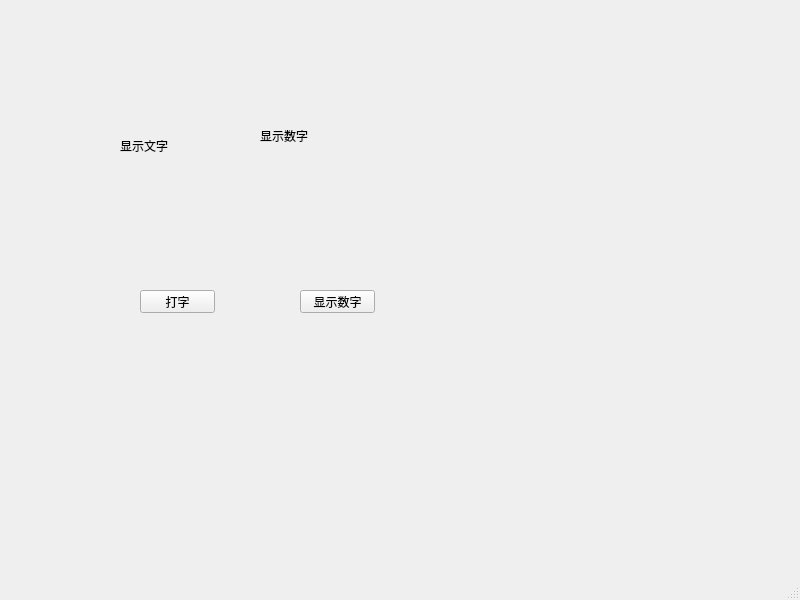
<?xml version="1.0" encoding="UTF-8"?>
<ui version="4.0">
 <class>MainWindow</class>
 <widget class="QMainWindow" name="MainWindow">
  <property name="geometry">
   <rect>
    <x>0</x>
    <y>0</y>
    <width>800</width>
    <height>600</height>
   </rect>
  </property>
  <property name="windowTitle">
   <string>MainWindow</string>
  </property>
  <widget class="QWidget" name="centralwidget">
   <widget class="QPushButton" name="pushButton">
    <property name="geometry">
     <rect>
      <x>140</x>
      <y>290</y>
      <width>75</width>
      <height>23</height>
     </rect>
    </property>
    <property name="text">
     <string>打字</string>
    </property>
   </widget>
   <widget class="QPushButton" name="pushButton_2">
    <property name="geometry">
     <rect>
      <x>300</x>
      <y>290</y>
      <width>75</width>
      <height>23</height>
     </rect>
    </property>
    <property name="text">
     <string>显示数字</string>
    </property>
   </widget>
   <widget class="QLabel" name="label">
    <property name="geometry">
     <rect>
      <x>120</x>
      <y>140</y>
      <width>54</width>
      <height>12</height>
     </rect>
    </property>
    <property name="text">
     <string>显示文字</string>
    </property>
   </widget>
   <widget class="QLabel" name="label_2">
    <property name="geometry">
     <rect>
      <x>260</x>
      <y>130</y>
      <width>54</width>
      <height>12</height>
     </rect>
    </property>
    <property name="text">
     <string>显示数字</string>
    </property>
   </widget>
  </widget>
  <widget class="QMenuBar" name="menubar">
   <property name="geometry">
    <rect>
     <x>0</x>
     <y>0</y>
     <width>800</width>
     <height>23</height>
    </rect>
   </property>
  </widget>
  <widget class="QStatusBar" name="statusbar"/>
 </widget>
 <resources/>
 <connections/>
</ui>
